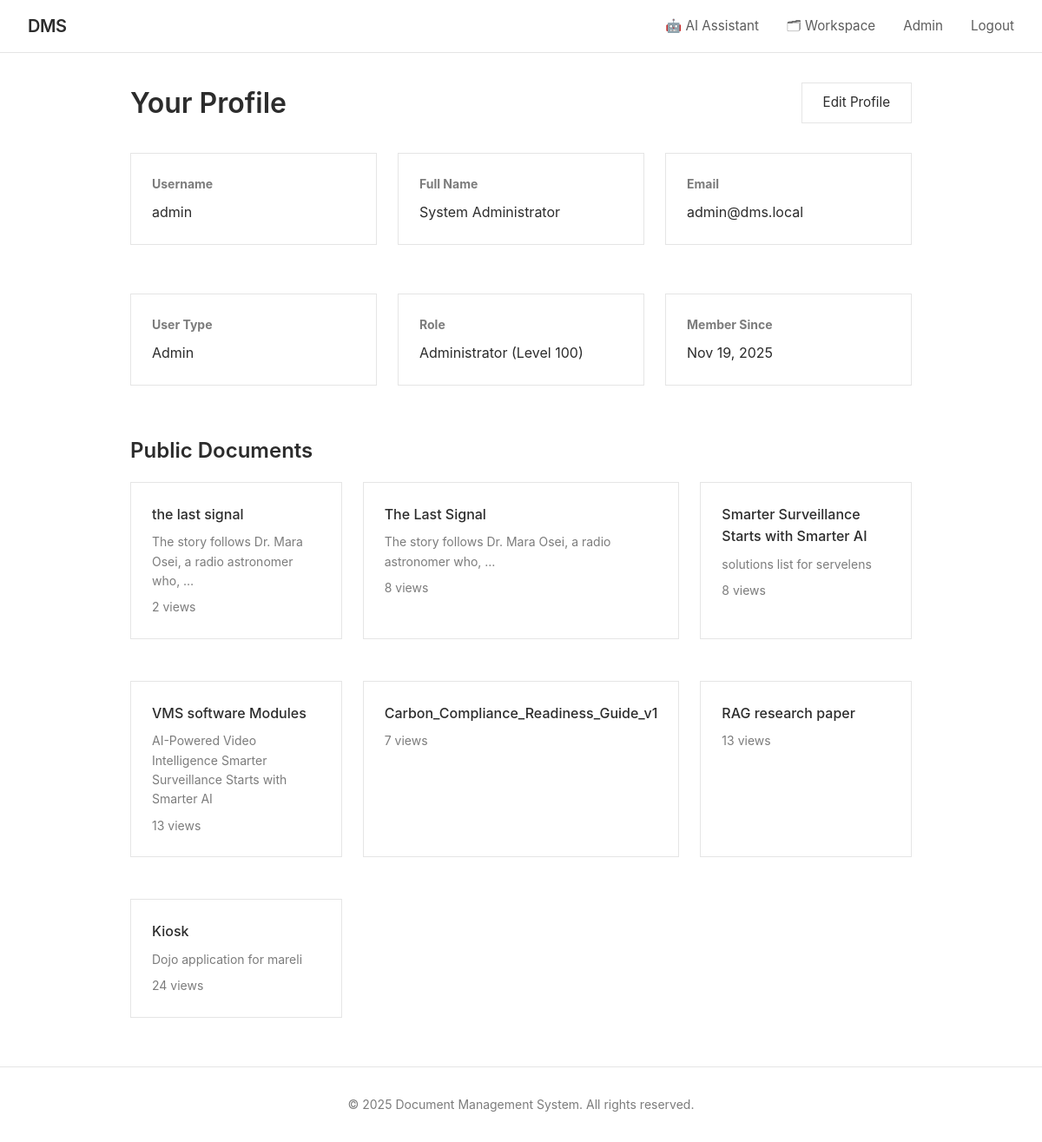
Screenshot of /profile/ (signed in) with the database file from the repository.
### documents/models.py (models this page shows, shortened)
class User(AbstractUser):
    USER_TYPE_CHOICES = [
        ('guest', 'Guest'),
        ('user', 'Regular User'),
        ('admin', 'Admin'),
    ]
    user_type = models.CharField(max_length=10, choices=USER_TYPE_CHOICES, default='user')
    role = models.ForeignKey(Role, on_delete=models.SET_NULL, null=True, blank=True, related_name='users')
    bio = models.TextField(blank=True)
    avatar = models.ImageField(upload_to='avatars/', null=True, blank=True)
    phone = models.CharField(max_length=20, blank=True)
    department = models.CharField(max_length=100, blank=True)
    created_at = models.DateTimeField(auto_now_add=True)
    updated_at = models.DateTimeField(auto_now=True)
    last_activity = models.DateTimeField(auto_now=True)
    is_active = models.BooleanField(default=True)
    class Meta:
        ordering = ['-created_at']
    def is_admin(self):
        return self.user_type == 'admin'

class Role(models.Model):
    name = models.CharField(max_length=100, unique=True)
    description = models.TextField(blank=True)
    level = models.IntegerField(
        default=1,
        validators=[MinValueValidator(1), MaxValueValidator(100)],
        help_text="Higher level = more privileges (1-100)"
    )
    created_at = models.DateTimeField(auto_now_add=True)
    updated_at = models.DateTimeField(auto_now=True)
    is_default = models.BooleanField(default=False, help_text="Cannot be deleted if True")
    class Meta:
        ordering = ['-level', 'name']

class Document(models.Model):
    ACCESS_LEVEL_CHOICES = [
        ('public', 'Public'),
        ('private', 'Private'),
        ('role', 'Role-Based'),
        ('custom', 'Custom Users'),
    ]
    title = models.CharField(max_length=255)
    description = models.TextField(blank=True)
    file = models.FileField(upload_to=document_upload_path)
    file_size = models.BigIntegerField(default=0, help_text="Size in bytes")
    file_type = models.CharField(max_length=100, blank=True)
    owner = models.ForeignKey(User, on_delete=models.CASCADE, related_name='owned_documents')
    access_level = models.CharField(max_length=10, choices=ACCESS_LEVEL_CHOICES, default='private')
    required_role_level = models.IntegerField(
        default=1,
        validators=[MinValueValidator(1), MaxValueValidator(100)],
        help_text="Minimum role level required (for role-based access)"
    )
    category = models.ForeignKey(Category, on_delete=models.SET_NULL, null=True, blank=True, related_name='documents')
    folder   = models.ForeignKey('Folder', on_delete=models.SET_NULL, null=True, blank=True,
                                 related_name='folder_documents')
    tags = models.ManyToManyField(Tag, blank=True, related_name='documents')
    shared_with = models.ManyToManyField(User, blank=True, related_name='shared_documents')
    version = models.IntegerField(default=1)
    is_locked = models.BooleanField(default=False, help_text="Locked documents cannot be edited")
    locked_by = models.ForeignKey(User, on_delete=models.SET_NULL, null=True, blank=True, related_name='locked_documents')
    views_count = models.IntegerField(default=0)
    downloads_count = models.IntegerField(default=0)
    created_at = models.DateTimeField(auto_now_add=True)
    updated_at = models.DateTimeField(auto_now=True)
    allow_comments = models.BooleanField(default=True)
    allow_download = models.BooleanField(default=True)
    is_deleted = models.BooleanField(default=False)
    deleted_at = models.DateTimeField(null=True, blank=True)
    class Meta:
        ordering = ['-updated_at', '-created_at']
        indexes = [
            models.Index(fields=['owner', 'access_level']),
            models.Index(fields=['created_at']),
            models.Index(fields=['title']),
        ]

### documents/views.py (the view)
# urls.py: path('profile/', views.profile_view, name='profile'),
@login_required
def profile_view(request, username=None):
    if username:
        profile_user = get_object_or_404(User, username=username)
    else:
        profile_user = request.user
    documents = Document.objects.filter(
        owner=profile_user,
        access_level='public',
        is_deleted=False
    )[:10]
    context = {
        'profile_user': profile_user,
        'documents': documents,
        'is_own_profile': request.user == profile_user,
    }
    return render(request, 'documents/profile.html', context)

### documents/context_processors.py (called while the page is built)
def unread_notifications(request):
    if request.user.is_authenticated:
        count = Notification.objects.filter(recipient=request.user, is_read=False).count()
        return {'unread_notifications_count': count}
    return {'unread_notifications_count': 0}

### documents/templates/documents/profile.html (shortened to what this page needs)
{% extends 'documents/base.html' %}
{% block content %}
<div style="max-width: 900px; margin: 0 auto;">
    <div style="display: flex; justify-content: space-between; align-items: center; margin-bottom: 2rem;">
        <h1 style="font-size: 2rem; font-weight: 600; color: #2c2c2c;">
            {% if is_own_profile %}Your Profile{% else %}{{ profile_user.username }}'s Profile{% endif %}
        </h1>
        {% if is_own_profile %}
            <a href="{% url 'profile_edit' %}" class="btn-secondary btn">
                Edit Profile
            </a>
        {% endif %}
    </div>
    <div class="grid grid-3" style="margin-bottom: 2rem;">
        <div class="card">
            <h3 style="font-size: 0.875rem; color: #7c7c7c; margin-bottom: 0.5rem;">
                Username
            </h3>
            <p style="font-size: 1rem; color: #2c2c2c;">
                {{ profile_user.username }}
            </p>
        </div>
        <div class="card">
            <h3 style="font-size: 0.875rem; color: #7c7c7c; margin-bottom: 0.5rem;">
                Full Name
            </h3>
            <p style="font-size: 1rem; color: #2c2c2c;">
                {{ profile_user.get_full_name|default:"Not provided" }}
            </p>
        </div>
        <div class="card">
            <h3 style="font-size: 0.875rem; color: #7c7c7c; margin-bottom: 0.5rem;">
                Email
            </h3>
            <p style="font-size: 1rem; color: #2c2c2c;">
                {{ profile_user.email }}
            </p>
        </div>
    </div>
    <div class="grid grid-3" style="margin-bottom: 2rem;">
        <div class="card">
            <h3 style="font-size: 0.875rem; color: #7c7c7c; margin-bottom: 0.5rem;">
                User Type
            </h3>
            <p style="font-size: 1rem; color: #2c2c2c;">
                {{ profile_user.get_user_type_display }}
            </p>
        </div>
        <div class="card">
            <h3 style="font-size: 0.875rem; color: #7c7c7c; margin-bottom: 0.5rem;">
                Role
            </h3>
            <p style="font-size: 1rem; color: #2c2c2c;">
                {% if profile_user.role %}
                    {{ profile_user.role.name }} (Level {{ profile_user.role.level }})
                {% else %}
                    No role assigned
                {% endif %}
            </p>
        </div>
        <div class="card">
            <h3 style="font-size: 0.875rem; color: #7c7c7c; margin-bottom: 0.5rem;">
                Member Since
            </h3>
            <p style="font-size: 1rem; color: #2c2c2c;">
                {{ profile_user.created_at|date:"M d, Y" }}
            </p>
        </div>
    </div>
    {% if documents %}
        <div>
            <h2 style="font-size: 1.5rem; font-weight: 600; color: #2c2c2c; margin-bottom: 1rem;">
                Public Documents
            </h2>
            <div class="grid grid-3">
                {% for document in documents %}
                    <div class="card">
                        <h3 style="font-size: 1rem; font-weight: 500; margin-bottom: 0.5rem;">
                            <a href="{% url 'document_detail' document.pk %}" style="color: #2c2c2c; text-decoration: none;">
                                {{ document.title }}
                            </a>
                        </h3>
                        <p style="font-size: 0.875rem; color: #7c7c7c;">
                            {{ document.description|truncatewords:10 }}
                        </p>
                        <p style="font-size: 0.875rem; color: #7c7c7c; margin-top: 0.5rem;">
                            {{ document.views_count }} views
                        </p>
                    </div>
                {% endfor %}
            </div>
        </div>
    {% endif %}
</div>
{% endblock %}

### documents/templates/documents/base.html (style rules this page uses)
* { margin: 0; padding: 0; box-sizing: border-box; }
body { font-family: -apple-system, BlinkMacSystemFont, 'Segoe UI', Arial, sans-serif; background: #ffffff; color: #2c2c2c; line-height: 1.6; min-height: 100vh; display: flex; flex-direction: column; }
.btn { display: inline-block; padding: 0.625rem 1.5rem; background: #2c2c2c; color: #ffffff; text-decoration: none; border: none; cursor: pointer; font-size: 0.95rem; transition: background 0.2s; }
.btn-secondary { background: #ffffff; color: #2c2c2c; border: 1px solid #e5e5e5; }
.card { background: #ffffff; border: 1px solid #e5e5e5; padding: 1.5rem; margin-bottom: 1.5rem; }
.grid { display: grid; gap: 1.5rem; }
.grid-3 { grid-template-columns: repeat(3, 1fr); }

### rows the page displays
User: username "admin", get_full_name "System Administrator", email "admin@dms.local", user_type "Admin", role.name "Administrator", role.level "100", created_at "Nov 19, 2025"
Document: title "the last signal", description "The story follows Dr. Mara Osei, a radio astronomer who, …", views_count "2"
Document: title "The Last Signal", description "The story follows Dr. Mara Osei, a radio astronomer who, …", views_count "8"
Document: title "Smarter Surveillance Starts with Smarter AI", description "solutions list for servelens", views_count "8"
Document: title "VMS software Modules", description "AI-Powered Video Intelligence Smarter Surveillance Starts with Smarter AI", views_count "13"
Document: title "Carbon_Compliance_Readiness_Guide_v1", views_count "7"
Document: title "RAG research paper", views_count "13"
Document: title "Kiosk", description "Dojo application for mareli", views_count "24"
